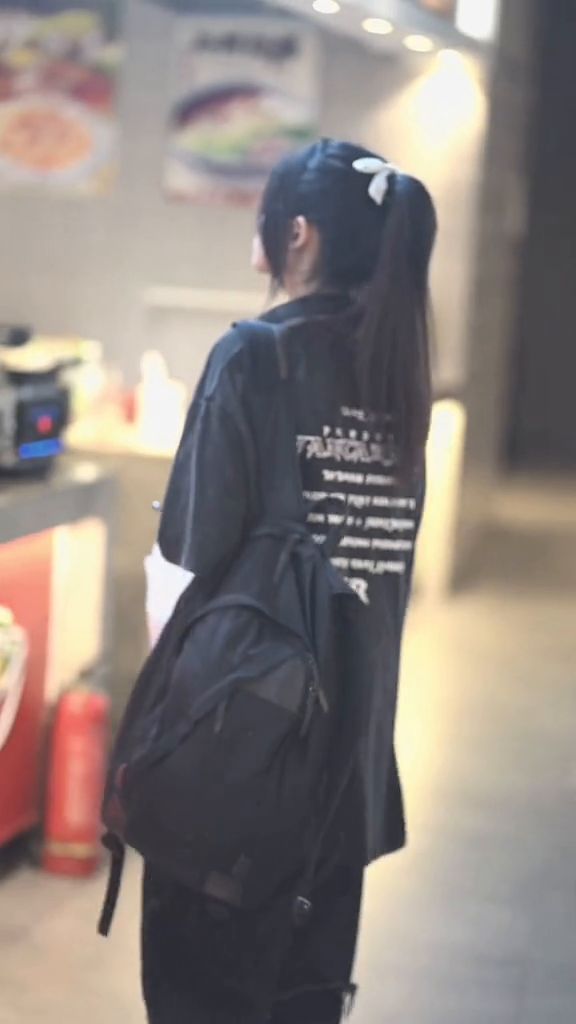
#> input picture frame 23 of 人工智能/OpenCV/代码/video/20-3.mp4, 576 x 1024 px
$ python '21-视频保存.py'
#> lines starting #> are read from the running program, lines starting #| are printed output that depends on the picture
import cv2  # 安装 pip install opencv-contrib-python   大小:42.5M1-openvc 安装与图片显示.py 中文名 计算机视觉
import numpy as np # 安装 pip install numpy
import matplotlib.pyplot as plt #安装 pip install matplotlib


# pypi 下载地址 https://pypi.org/project/opencv-contrib-python/#files
# 文档地址 https://opencv.apachecn.org/#/

# https://github.com/opencv/opencv  opencv 地址
# https://github.com/opencv/opencv/tree/4.x/data/haarcascades  人脸特征地址
# https://raw.iqiq.io/opencv/opencv/4.x/data/haarcascades/haarcascade_frontalface_alt.xml 人脸特征下载地址,人脸特征有很多种,下载一个测试就可以了


video=cv2.VideoCapture('./video/20-3.mp4') #读取视频文件,视频流,占内存,需要释放内存
# [6 lines of commented-out code are left out]
write=cv2.VideoWriter(filename="./video/21-2-1.avi", #文件名
                # fourcc(c1,c2,c3,c4)  *'MP4V' 将'MP4V' 每个单词分配给每个c1,c2..参数各一个
                # fourcc=cv2.VideoWriter.fourcc('I','4','2','0'),#视频编码格式
                fourcc=cv2.VideoWriter.fourcc(*'MP42'),#视频编码格式,avi下此格式视频最小
                fps=24, #帧率,每秒多少帧
                frameSize=(360, 320)) #尺寸大小宽高
print(*'MP4V')
# 视频 由一张张图片组成,顺序进行播放 人眼识别的帧率为24帧
# 超过24帧,肉眼反应不过来,就形成了视频

# 加载人脸特征,人脸特征是通过训练得到的
face_detector = cv2.CascadeClassifier('./face_feature/haarcascade_frontalface_alt.xml')  # 路径不能使用中文

while True:
    retval,image=video.read()   #retval boolean 表明是否获取了到了图片
#> image is the input picture: shape (1024, 576, 3); mean B, G, R 126.9, 131.2, 140.4
    # print(image.shape) #(360, 320, 3)
    if not retval: #取到了最后一张,为false
        print('视频读取完成')
        break
    image = cv2.resize(image , (360, 320))  # 缩小图片尺寸,减少人脸扫描的耗时
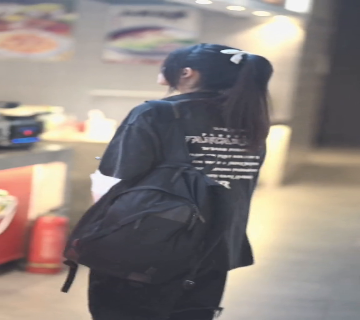
#> image: shape (320, 360, 3); mean B, G, R 126.8, 131.1, 140.3
    gray=cv2.cvtColor(image , code=cv2.COLOR_RGB2GRAY) #颜色空间,适合计算
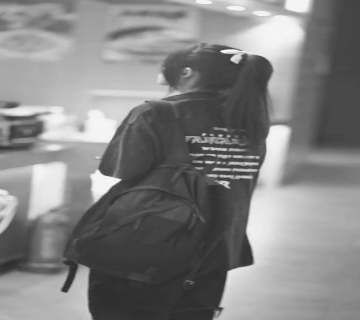
#> gray: shape (320, 360); min 38, max 250, mean 130.9
    # 检测人脸,耗时操作,扫描整张图片,会使视频图片循环播放变得很慢
    # 解决方法:将图片二值化,去除颜色维度;减少图片尺寸
    # print(gray)
    gray2=np.repeat(gray.reshape(320,360,1),3,axis=2) #将二维转换为三维,使灰度图片可以被写入视频,360, 320,需要与原视频大小一致
    cv2.imshow('img1',gray)
    faces=face_detector.detectMultiScale(gray)
#> faces = ()
    for x,y,w,h in faces:
        # cv2.rectangle(image,pt1=(x,y),pt2=(x+w,y+h),color=[0,0,255],thickness=2) #绘制矩形,pt1 左上角,pt2 右下角,color 矩形的颜色,thickness 线条粗细
        face=image[y:y+h,x:x+w]
        face=face[::10,::10]
        face=np.repeat(np.repeat(face,10,axis=0) ,10,axis=1)
        image[y:y + h , x:x + w]=face[:h,:w] #切片,尺寸一致
#> this loop made 0 passes
    # write.write(gray2) #将三维彩色图片写入视频,写入灰白二维的照片,需要将二位转化为三维
    write.write(image) #将三维彩色图片写入视频
    cv2.imshow('img',image)
    # cv2.waitKey(0)  # 等待键盘输入,0 表示无限等待,1000ms=1s 后自动消失
    key=cv2.waitKey(1)
#> (key Esc is pressed here)
    if key==ord(' '): #如果按下键盘空格,退出,ord 返回ascii码,因为key 是一个ascii 码
        print('退出')
        break
    # [5 lines of commented-out code are left out]

cv2.destroyAllWindows()  # 销毁内存,释放内存
video.release() #释放视频内存
write.release() #释放内存

$ run again, starting later in the video
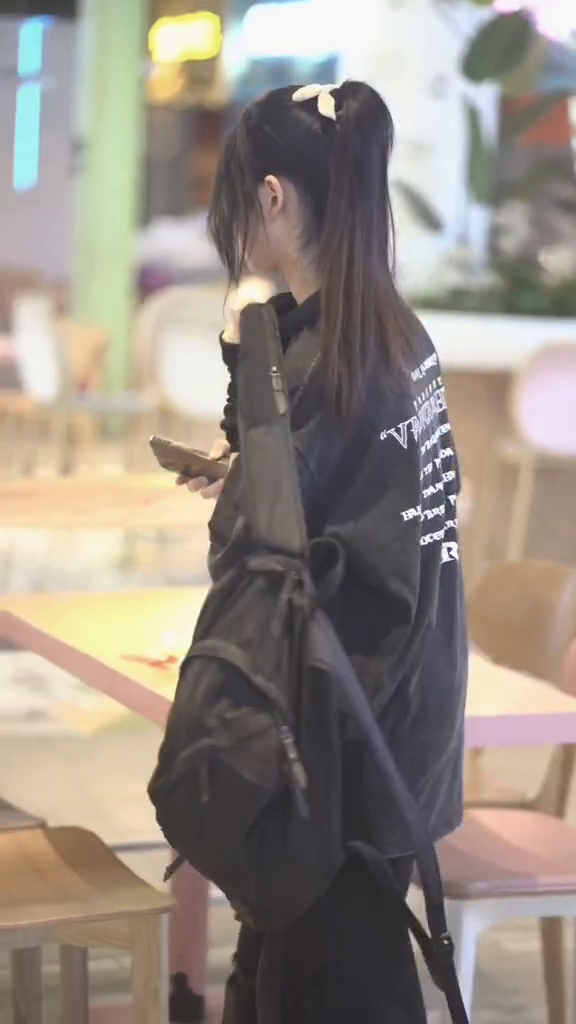
#> input picture frame 104 of 人工智能/OpenCV/代码/video/20-3.mp4, 576 x 1024 px
#> image is the input picture: shape (1024, 576, 3); mean B, G, R 131.5, 140.3, 149.5
#> `image = cv2.resize(image , (360, 320))`:
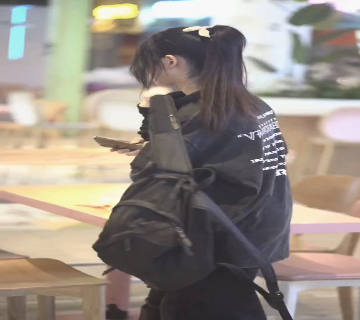
#> image: shape (320, 360, 3); mean B, G, R 131.4, 140.2, 149.4
#> `gray=cv2.cvtColor(image , code=cv2.COLOR_RGB2GRAY)`:
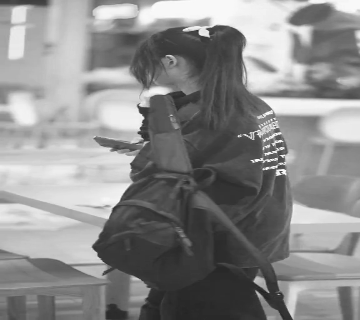
#> gray: shape (320, 360); min 33, max 254, mean 138.6
#> faces = ()

$ run again, starting later in the video
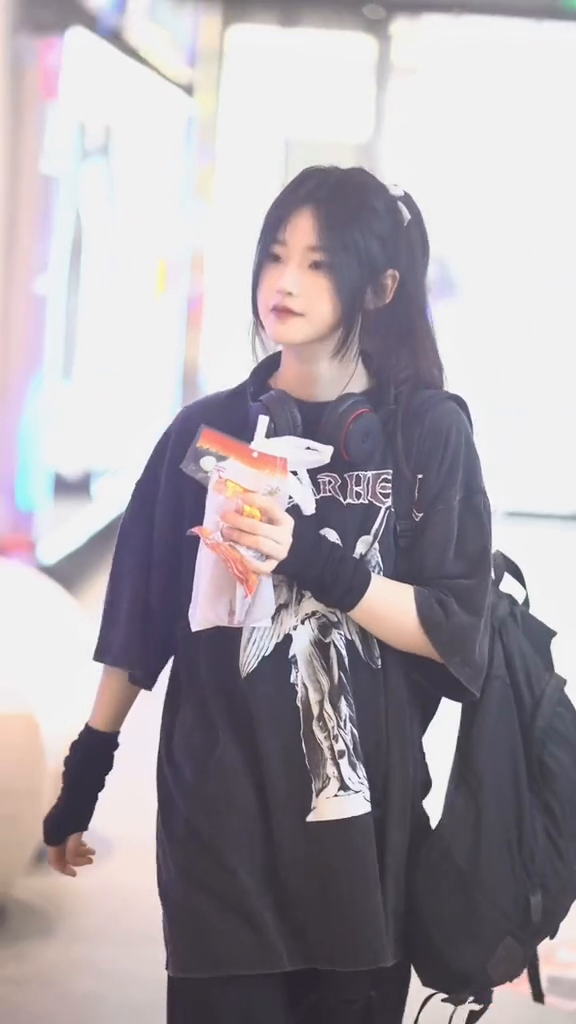
#> input picture frame 186 of 人工智能/OpenCV/代码/video/20-3.mp4, 576 x 1024 px
#> image is the input picture: shape (1024, 576, 3); mean B, G, R 167.7, 161.6, 168.3
#> `gray=cv2.cvtColor(image , code=cv2.COLOR_RGB2GRAY)`:
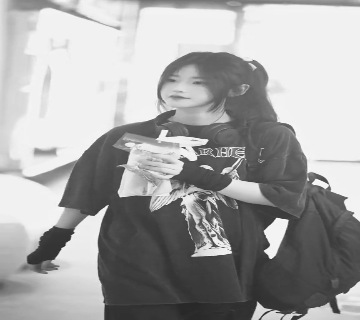
#> gray: shape (320, 360); min 40, max 253, mean 164.1
#> faces = [[160, 64, 43, 43]]
#> the loop `for x,y,w,h in faces:` made 1 pass
#> after the loop `for x,y,w,h in faces:`:
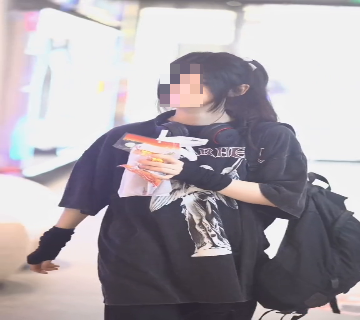
#> image: shape (320, 360, 3); mean B, G, R 167.7, 161.5, 168.1
